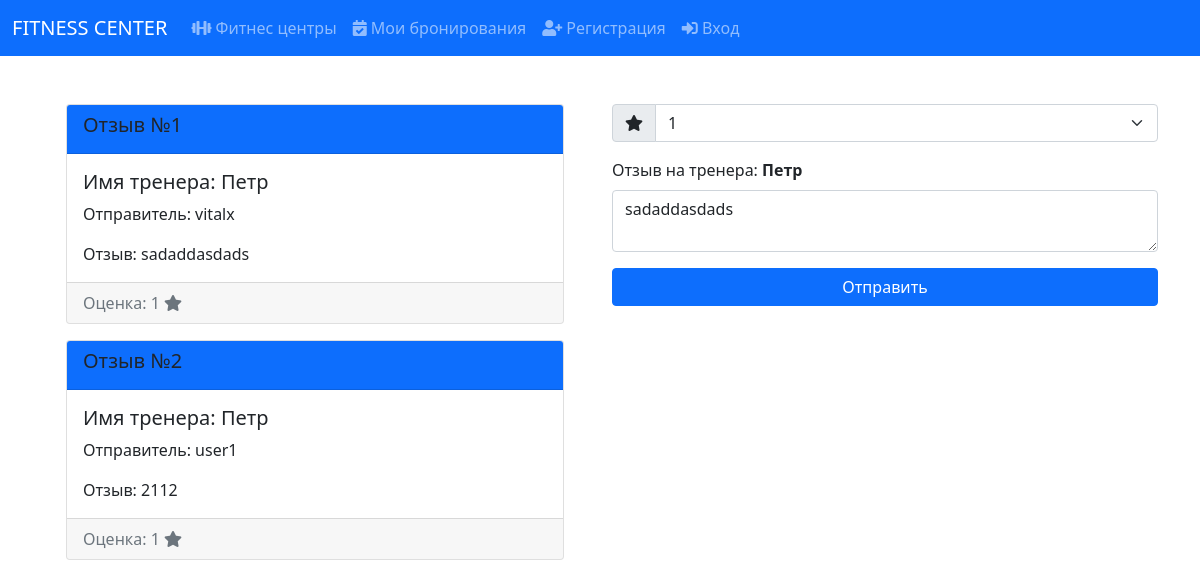
Page /fitness_center/1/trainers/1/rating (signed in) on the committed database.
### tables this page shows
CREATE TABLE reviews (id INTEGER PRIMARY KEY AUTOINCREMENT UNIQUE NOT NULL, trainer_id INTEGER REFERENCES trainers (id) NOT NULL, user_id INTEGER NOT NULL REFERENCES users (id), points INTEGER NOT NULL DEFAULT (0), text TEXT);

CREATE TABLE trainers (id INTEGER PRIMARY KEY AUTOINCREMENT UNIQUE NOT NULL, name TEXT NOT NULL, fitness_center_id INTEGER REFERENCES fitness_centers (id) NOT NULL, age INTEGER NOT NULL, gender TEXT NOT NULL);

CREATE TABLE users (id INTEGER PRIMARY KEY AUTOINCREMENT UNIQUE, login TEXT NOT NULL UNIQUE, funds INTEGER NOT NULL DEFAULT (0), password TEXT NOT NULL, birth_date TEXT NOT NULL, phone TEXT NOT NULL);

### app.py (the view, shortened to what this page needs)
@app.route('/fitness_center/<int:fitness_center_id>/trainers/<int:trainer_id>/rating', methods=['GET', 'POST'])
@login_required
def get_trainer_rating_page(fitness_center_id, trainer_id):
    with SQLiteDatabase('base.db') as db:
        user = session.get('user')
        user_review = db.select(table_name='reviews', method='fetchone',
                                conditions={'trainer_id': trainer_id, 'user_id': user['id']})
        if request.method == 'GET':
            rating = db.select(table_name='reviews', method='fetchall',
                               conditions={'trainer_id': trainer_id, 'fitness_center_id': fitness_center_id},
                               columns=['trainers.name AS trainer_name', 'reviews.points', 'reviews.id',
                                        'reviews.text', 'reviews.id AS review_id', 'users.login AS user_name'],
                               join_conditions={'trainers': {'reviews.trainer_id': 'trainers.id'},
                                                'users': {'reviews.user_id': 'users.id'}}
                               )
            trainer = db.select(table_name='trainers', method='fetchone', conditions={'id': trainer_id})
            return render_template('rating.html', title='Рейтинг', rating=rating, fitness_center_id=fitness_center_id,
                                   trainer=trainer, user_review=user_review)

### Project_utils/database_utils.py (called while the page is built)
def dict_factory(cursor, row) -> Dict[str, Any]:
    d = {}
    for idx, col in enumerate(cursor.description):
        d[col[0]] = row[idx]
    return d

    def __enter__(self):
        self.connection = sqlite3.connect(self.db_path)
        self.connection.row_factory = dict_factory
        return self

    def __exit__(self, exc_type, exc_val, exc_tb):
        if self.connection:
            self.connection.close()

### app.py (called while the page is built)
def login_required(func):
    @wraps(func)
    def wrapper(*args, **kwargs):
        if 'user' not in session:
            return redirect('/login')
        return func(*args, **kwargs)
    return wrapper

### templates/rating.html (shortened to what this page needs)
{% extends "base.html" %}
{% block body %}
    <div class="container">
        <div class="row">
            <div class="col-6">
                <div class="container">
                    {% if rating %}
                        {% for item in rating %}
                            <div class="card mb-3">
                                <div class="card-header bg-primary">
                                    <h5>Отзыв №{{ item.review_id }}</h5>
                                </div>
                                <div class="card-body">
                                    <h5 class="card-title">Имя тренера: {{ item.trainer_name }}</h5>
                                    <p class="card-text">Отправитель: {{ item.user_name }}</p>
                                    <p class="card-text">Отзыв: {{ item.text }}</p>
                                </div>
                                <div class="card-footer text-muted">
                                    <span>Оценка: {{ item.points }}</span>
                                    <span class="icon"><i class="fas fa-star"></i></span>
                                </div>
                            </div>
                        {% endfor %}
                    {% endif %}
                </div>
            </div>
            <div class="col-6">
                <form action="/fitness_center/{{ fitness_center_id }}/trainers/{{ trainer.id }}/rating" method="post">
                    <div class="input-group mb-3">
                        <span class="input-group-text" id="points"><i class="fas fa-star"></i></span>
                        <select class="form-select" aria-describedby="points" name="points">
                            <option value="1">1</option>
                        </select>
                    </div>
                    <div class="mb-3">
                        <label for="text" class="form-label">Отзыв на тренера: <b>{{ trainer.name }}</b></label>
                        <textarea class="form-control" id="text" name="text">{% if user_review %}{{ user_review.text }}{% endif %}</textarea>
                    </div>
                    <button type="submit" class="btn btn-primary w-100">Отправить</button>
                </form>
            </div>
        </div>
    </div>
{% endblock %}

### rows in the picture
reviews: review_id "1", trainer_name "Петр", user_name "vitalx", text "sadaddasdads", points "1"
reviews: review_id "2", trainer_name "Петр", user_name "user1", text "2112", points "1"
trainers: name "Петр"
